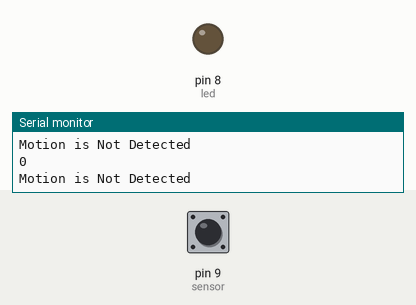
Simulated run of this sketch. Board: Arduino Uno, built with avr-gcc and run on an emulated ATmega328P. Parts: output pins drawn as LEDs (lit = HIGH), the last lines printed to the serial monitor. The inputs (shaded band) are chosen by the test bench; at power-on: pin 9 (sensor) LOW.

Above: at 1.2 s.
1.3 s: pin 9 (sensor) driven HIGH
At 1.8 s:
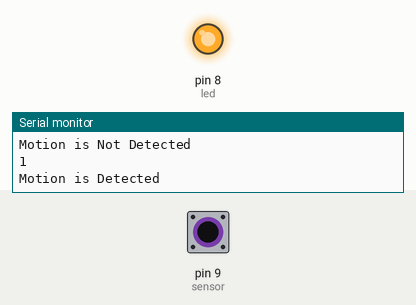
2.8 s: pin 9 (sensor) driven LOW
At 4.5 s:
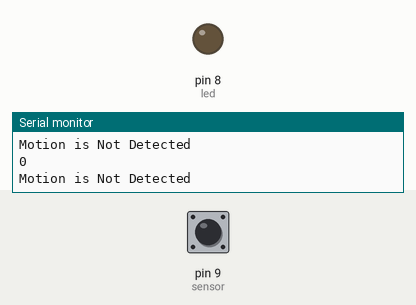
5.8 s: pin 9 (sensor) pulsed HIGH 2 times (0.12 s each, 0.3 s apart)
At 6.9 s:
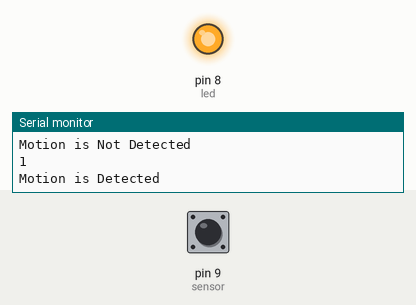
Timing chart, 0 to 9.3 s (numbered marks = the images above; inputs shaded):
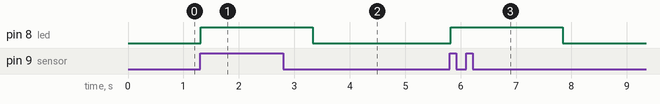

Measured:
- after the input at 1.3 s, pin 8 (led): LOW → HIGH at once
- after the input at 2.8 s, pin 8 (led): HIGH → LOW after 0.53 s
- after the input at 5.8 s, pin 8 (led): LOW → HIGH at once, → LOW 2.0 s later

The sketch:

Motion_Sensor.ino
```cpp
int led=8;
int sensor=9;
void setup()
{
  Serial.begin(9600);
pinMode(sensor,INPUT);
pinMode(led,OUTPUT);

}

void loop()
{
  int x=digitalRead(sensor);

Serial.println(x);

 if (x==1)
 {
  digitalWrite(sensor,HIGH);
digitalWrite(led,HIGH);
Serial.println("Motion is Detected");
delay(2000);
 }
 else
 {
  digitalWrite(sensor,LOW);
digitalWrite(led,LOW);
Serial.println("Motion is Not Detected");
 }

}
```
